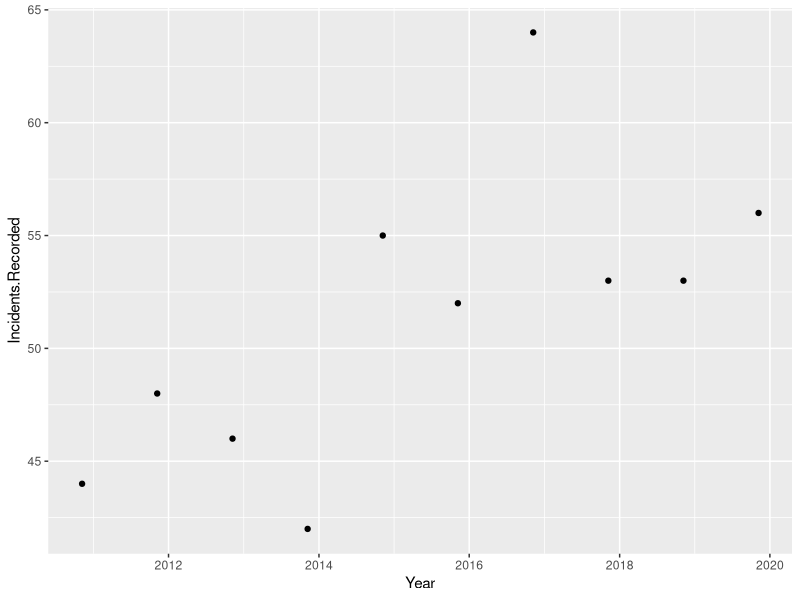

Recreate this plot in R.
## ---- chunk 1
library(tidyverse)
## ---- chunk 2
data_tutorial <- read.csv("Data_Tables_Criminal_Incidents_Visualisation_Year_Ending_December_2019.csv")
## ---- chunk 3
data_tutorial[,'Incidents.Recorded'] <- gsub(",","",data_tutorial[,'Incidents.Recorded'])
data_tutorial$Incidents.Recorded <- as.numeric(data_tutorial$Incidents.Recorded)
data_tutorial$Year <- as.Date(as.character(data_tutorial$Year), format="%Y")
## ---- chunk 4
#| label: fig-A11
#| fig-cap: "Incidents record rate in the A11 Murder subgroup"
data_tutorial |> 
  filter(Offence.Subgroup == "A11 Murder") |> 
  ggplot(aes(y = Incidents.Recorded, x = Year)) +
  geom_point()
